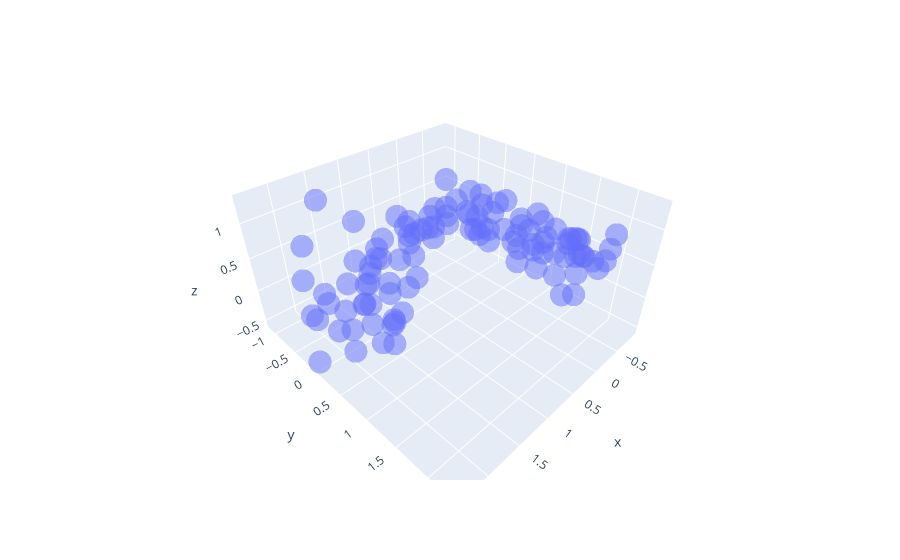

The notebook cell saved with this chart:
### Code cell
plot_beads(beads.values())
